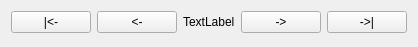
<?xml version="1.0" encoding="UTF-8"?>
<ui version="4.0">
 <class>PagerWidget</class>
 <widget class="QWidget" name="PagerWidget">
  <property name="geometry">
   <rect>
    <x>0</x>
    <y>0</y>
    <width>404</width>
    <height>47</height>
   </rect>
  </property>
  <property name="windowTitle">
   <string>Form</string>
  </property>
  <layout class="QFormLayout" name="formLayout">
   <item row="0" column="0">
    <layout class="QHBoxLayout" name="horizontalLayout">
     <item>
      <widget class="QPushButton" name="beginning">
       <property name="text">
        <string>|&lt;-</string>
       </property>
      </widget>
     </item>
     <item>
      <widget class="QPushButton" name="previous">
       <property name="text">
        <string>&lt;-</string>
       </property>
      </widget>
     </item>
     <item>
      <widget class="QLabel" name="label">
       <property name="text">
        <string>TextLabel</string>
       </property>
      </widget>
     </item>
     <item>
      <widget class="QPushButton" name="next">
       <property name="text">
        <string>-&gt;</string>
       </property>
      </widget>
     </item>
     <item>
      <widget class="QPushButton" name="last">
       <property name="text">
        <string>-&gt;|</string>
       </property>
      </widget>
     </item>
    </layout>
   </item>
  </layout>
 </widget>
 <resources/>
 <connections/>
</ui>
